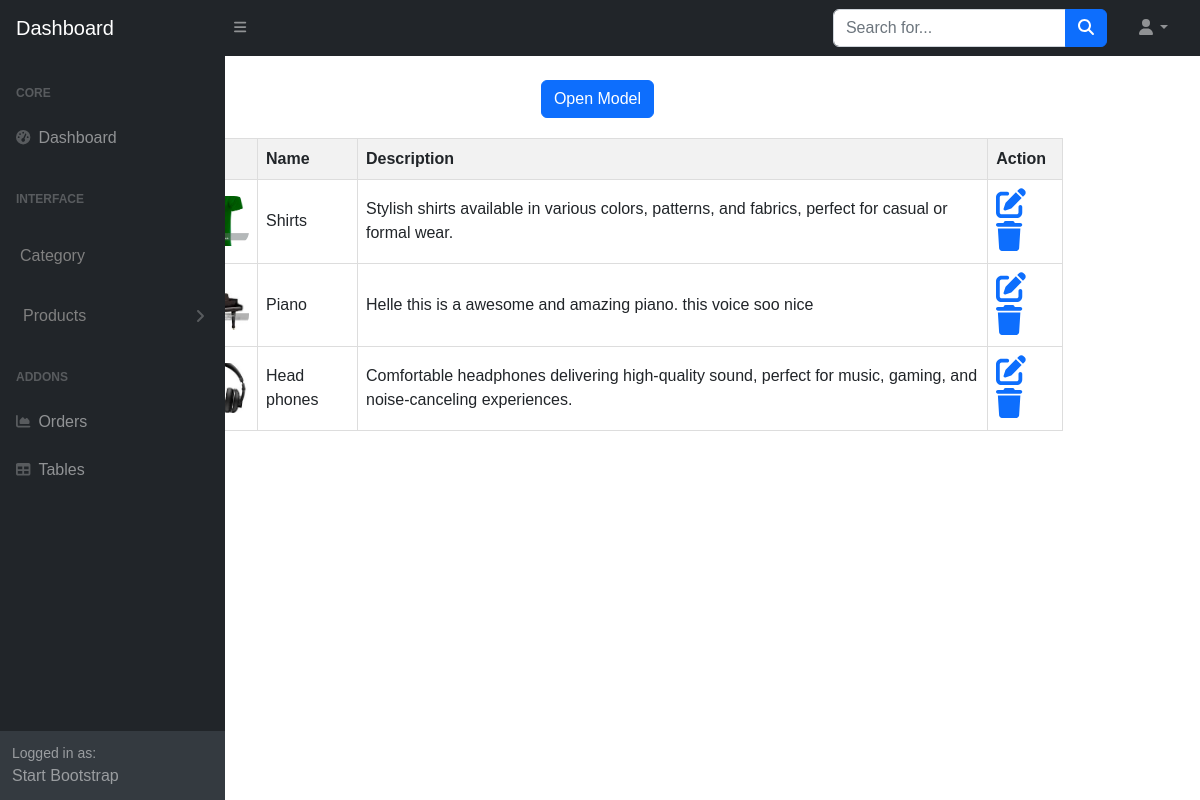
Screenshot of /admin/category.php with the database file from the repository.
### tables this page shows
CREATE TABLE `categories` (
  `id` int(11) NOT NULL,
  `image` varchar(255) NOT NULL,
  `name` varchar(20) NOT NULL,
  `description` varchar(255) NOT NULL
);

### admin/functions.php (called while the page is built, shortened)
<?php
class Student {
    private $servername = "localhost";
    private $username = "root";
    private $password = "";
    private $db = "helendo";
    private $conn;
    public function __construct() {
        $this->conn = new mysqli($this->servername, $this->username, $this->password, $this->db);
    }
        public function displayData() {
            $query = "SELECT * FROM `categories`";
            $result = $this->conn->query($query);
            if ($result->num_rows > 0) {
                $data = array();
                while ($row = $result->fetch_assoc()) {
                    $data[] = $row;
                }
                return $data;
            }
        }
}
?>

### admin/category.php (the view, shortened to what this page needs)
<!DOCTYPE html>
<html lang="en">
<head>
  <link rel="stylesheet" href="https://cdn.jsdelivr.net/npm/bootstrap@4.6.2/dist/css/bootstrap.min.css">
  <link rel="stylesheet" href="https://cdnjs.cloudflare.com/ajax/libs/font-awesome/4.7.0/css/font-awesome.min.css">
</head>
<?php include ('adminlayout.php'); ?>
<?php
include("functions.php");
$objStudent = new Student();
$std = $objStudent->displayData();
?>
<body>
  <div class="container">
    <button type="button" class="btn btn-primary" data-toggle="modal" data-target="#modelFormModal" style="margin-top:5rem;">
      Open Model
    </button>
    <table>
  <thead>
    <tr>
      <th>Image</th>
      <th>Name</th>
      <th>Description</th>
      <th>Action</th>
    </tr>
  </thead>
  <tbody>
    <?php foreach ($std as $categories): ?>
    <tr>
      <td><img style="width:70px; height:50px; border-radius: 15px;" src="<?php echo $categories["image"] ?>" alt=""></td>
      <td><?php echo $categories["name"] ?></td>
      <td><?php echo $categories["description"] ?></td>
      <td>
        <a href="#" class="edit-btn"
           data-id="<?php echo $categories["id"] ?>"
           data-name="<?php echo $categories["name"] ?>"
           data-description="<?php echo $categories["description"] ?>"
           data-image="<?php echo $categories["image"] ?>"
           data-toggle="modal"
           data-target="#myModal">
          <i class="fa fa-edit" style="font-size:30px"></i>
        </a>
        <a href="category.php/?id=<?php echo $categories["id"] ?>"><i class="fa fa-trash" style="font-size:30px"></i></a>
      </td>
    </tr>
    <?php endforeach; ?>
  </tbody>
</table>
  </div>
</body>
</html>

### admin/category.php (style rules this page uses)
body { font-family: Arial, sans-serif; }
.container { display: flex; justify-content: center; align-items: center; flex-direction: column; }
table { width: 80%; border-collapse: collapse; margin: 20px auto; margin-left: 8rem; }
th, td { border: 1px solid #dddddd; text-align: left; padding: 8px; }
th { background-color: #f2f2f2; }
button { margin-right: 5px; padding: 5px 10px; border: none; cursor: pointer; }

### rows the page displays
categories: name "Shirts", description "Stylish shirts available in various colors, patterns, and fabrics, perfect for casual or formal wear."
categories: name "Piano", description "Helle this is a awesome and amazing piano. this voice soo nice"
categories: name "Head phones", description "Comfortable headphones delivering high-quality sound, perfect for music, gaming, and noise-canceling experiences."
